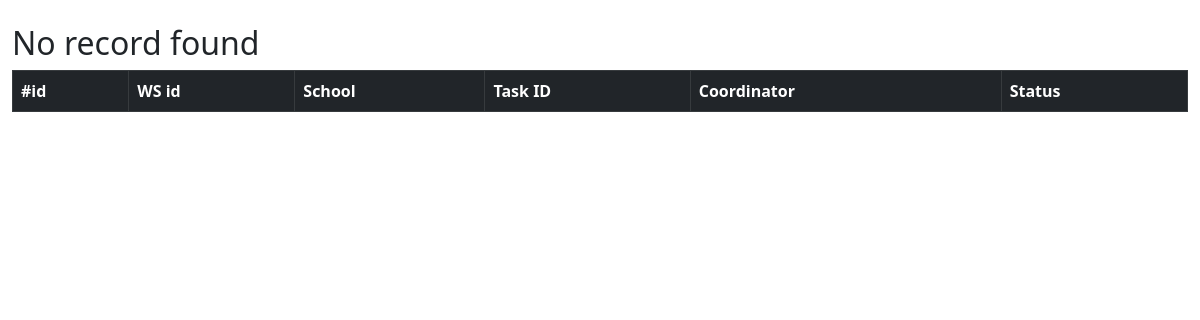
Before: /on_going_task.php (signed in) with the older database file.
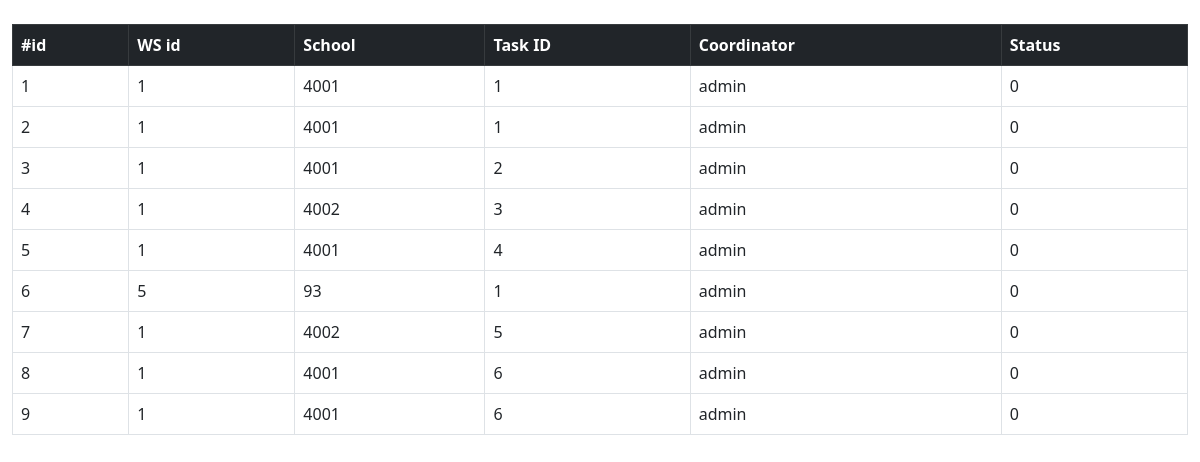
After: the same page with the newer database file.
### tables this page shows
CREATE TABLE `task_school` (
  `id` int(11) NOT NULL,
  `ws_id` int(11) NOT NULL,
  `sch_id` varchar(16) NOT NULL,
  `task_id` int(11) NOT NULL,
  `user` varchar(16) NOT NULL,
  `st` tinyint(1) NOT NULL DEFAULT 0
);

### allFun.php (the view, shortened to what this page needs)
<?php
include("conn.php");
function loadTable($sq)
{
    global $conn;
    $res = $conn->query($sq);
    if (!$res->num_rows > 0) {
        echo "<h2>No record found</h2>";
    } else {
        $opt = mysqli_fetch_all($res, MYSQLI_ASSOC);
        foreach ($opt as $option) {
            $ak = array_keys($option);
            echo "<tr> ";
            foreach ($ak as $key) {
                echo   "<td>$option[$key] </td>";
            }
            echo "</tr>";
        }
    }
}

### on_going_task.php (shortened to what this page needs)
<?php
include("conn.php");
include("allFun.php");
if (isset($_SESSION['username'])) {
    $user = $_SESSION['username'];
} else {
    $newURL = "index.php";
    header('Location: ' . $newURL);
}
?>
<!DOCTYPE html>
<html lang="en">
<head>
    <link href="https://cdn.jsdelivr.net/npm/bootstrap@5.0.2/dist/css/bootstrap.min.css" rel="stylesheet">
</head>
<body>
    <div class="container-fluid">
        <br>
        <div class="row">
            <div class="col-md-12">
                <div class="table-responsive">
                    <table class="table table-bordered table-hover" id="all_task_table" name="all_task_table">
                        <thead class="table-dark">
                            <tr>
                                <th>#id</th>
                                <th>WS id</th>
                                <th>School</th>
                                <th>Task ID</th>
                                <th>Coordinator</th>
                                <th>Status</th>
                            </tr>
                        </thead>
                        <tbody id="tbody_all_task_table" name="tbody_all_task_table">
                            <?php $sql = "SELECT * FROM task_school where user='$user' AND st=0";
                            loadTable($sql);
                            ?>
                        </tbody>
                    </table>
                </div>
            </div>
        </div>
</body>
</html>

Changed rows visible on the page:
added task_school: id "1", ws "1", sch "4001", task "1", user "admin", st "0"
added task_school: id "2", ws "1", sch "4001", task "1", user "admin", st "0"
added task_school: id "3", ws "1", sch "4001", task "2", user "admin", st "0"
added task_school: id "4", ws "1", sch "4002", task "3", user "admin", st "0"
added task_school: id "5", ws "1", sch "4001", task "4", user "admin", st "0"
added task_school: id "6", ws "5", sch "93", task "1", user "admin", st "0"
added task_school: id "7", ws "1", sch "4002", task "5", user "admin", st "0"
added task_school: id "8", ws "1", sch "4001", task "6", user "admin", st "0"
added task_school: id "9", ws "1", sch "4001", task "6", user "admin", st "0"
Other visible differences:
text no longer shown: "No record found"
